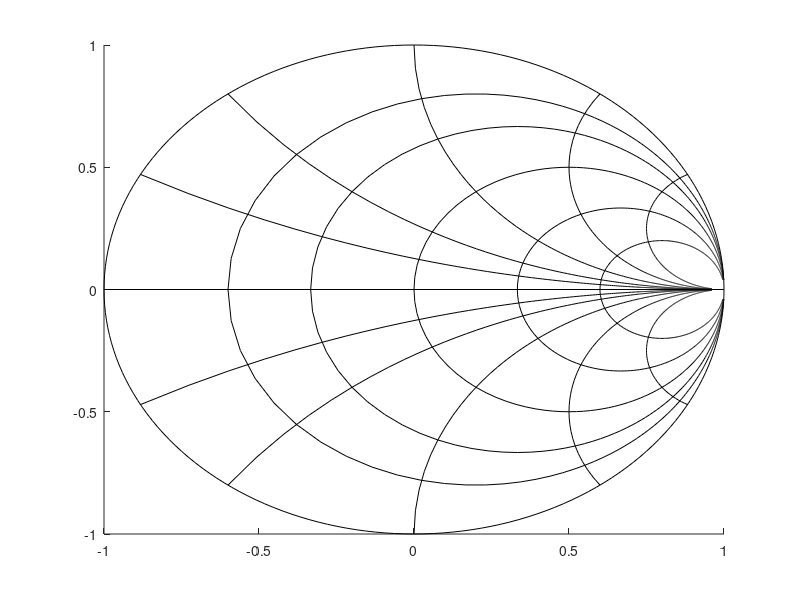

Recreate this plot in MATLAB.
function [hfs,has] = plotta_smith();

%% Smith Chart
theta = 0:pi/100:2*pi;
imma = -50:0.1:50;
rea = 0:0.1:50;
gammainf = exp(j.*theta);

r1 = [1+j.*imma];
r1d2 = [0.5+j.*imma];
r1d4 = [0.25+j.*imma];
r2 = [2+j.*imma];
r4 = [4+j.*imma];

i1 = [rea + j.*1];
i1d2 = [rea+j.*0.5];
i1d4 = [rea+j.*0.25];
i2 = [rea+j.*2];
i4 = [rea+j.*4];

gammar1 = (r1-1)./(r1+1);
gammar2 = (r2-1)./(r2+1);
gammar1d2 = (r1d2-1)./(r1d2+1);
gammar4 = (r4-1)./(r4+1);
gammar1d4 = (r1d4-1)./(r1d4+1);

gammai1 = (i1-1)./(i1+1);
gammai2 = (i2-1)./(i2+1);
gammai1d2 = (i1d2-1)./(i1d2+1);
gammai4 = (i4-1)./(i4+1);
gammai1d4 = (i1d4-1)./(i1d4+1);

hfs=figure;
has=axes;
hold on
plot([-1 1],[0 0],'k')
plot(real(gammainf),imag(gammainf),'k')
plot(real(gammar1),imag(gammar1),'k')
plot(real(gammar2),imag(gammar2),'k')
plot(real(gammar1d2),imag(gammar1d2),'k')
plot(real(gammar4),imag(gammar4),'k')
plot(real(gammar1d4),imag(gammar1d4),'k')
plot(real(gammai1),imag(gammai1),'k')
plot(real(gammai2),imag(gammai2),'k')
plot(real(gammai1d2),imag(gammai1d2),'k')
plot(real(gammai4),imag(gammai4),'k')
plot(real(gammai1d4),imag(gammai1d4),'k')
plot(real(gammai1),-imag(gammai1),'k')
plot(real(gammai2),-imag(gammai2),'k')
plot(real(gammai1d2),-imag(gammai1d2),'k')
plot(real(gammai4),-imag(gammai4),'k')
plot(real(gammai1d4),-imag(gammai1d4),'k')

end